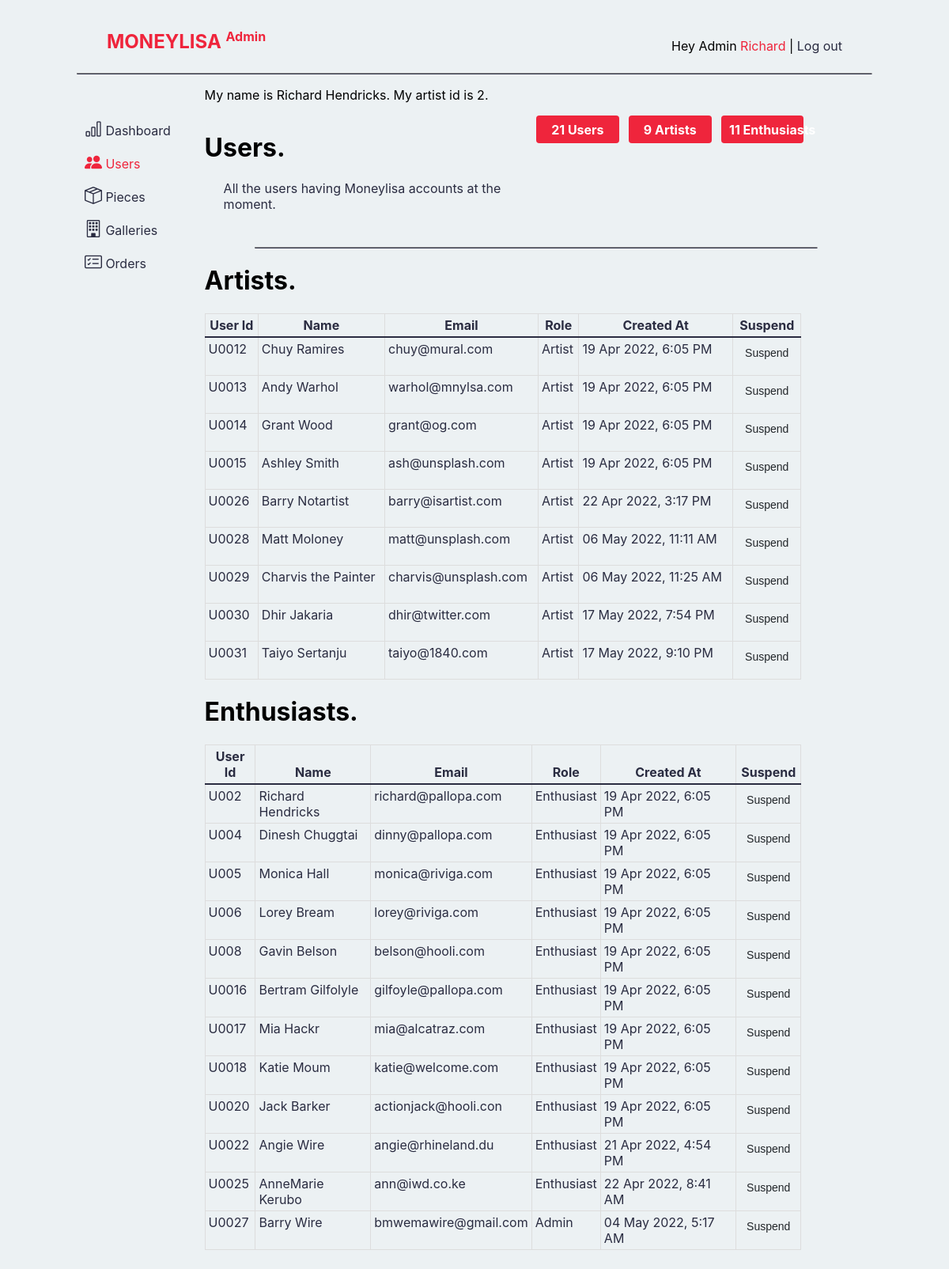
/admin-users.php (signed in), run on the app's committed database.
### tables this page shows
CREATE TABLE `users` (
  `id` int(11) NOT NULL,
  `name` varchar(128) NOT NULL,
  `email` varchar(255) NOT NULL,
  `password_hash` varchar(255) NOT NULL,
  `isAdmin` varchar(20) DEFAULT 'no',
  `isArtist` varchar(20) DEFAULT 'no',
  `created_at` timestamp NOT NULL DEFAULT current_timestamp()
);

### admin-users.php (the view, shortened to what this page needs)
<?php
if (isset($_SESSION['user_id'])) {
    $mysqli = require __DIR__ . '/database.php';
    $sql = "SELECT * FROM users
            WHERE id = {$_SESSION['user_id']}";
    $result = $mysqli->query($sql);
    $user = $result->fetch_assoc();
} else {
    header('Location: home.php');
}
?>
<?php
$sql = "SELECT COUNT(*) AS user_count FROM users";
$user_count_result = $mysqli->query($sql);
$user_count = $user_count_result->fetch_assoc();
$sql = "SELECT COUNT(*) AS artist_count FROM users
        WHERE isArtist = 'yes'";
$artist_count_result = $mysqli->query($sql);
$artist_count = $artist_count_result->fetch_assoc();
$sql = "SELECT COUNT(*) AS admin_count FROM users
        WHERE isAdmin = 'yes'";
$admin_count_result = $mysqli->query($sql);
$admin_count = $admin_count_result->fetch_assoc();
$enth_count = $user_count['user_count'] - ($artist_count['artist_count'] + $admin_count['admin_count']);
?>
<!DOCTYPE html>
<html lang='en'>
<head>
    <link rel='stylesheet' href='styles/main.css'>
    <link rel='stylesheet' href='styles/utility.css'>
    <link rel='stylesheet' href='https://cdn.jsdelivr.net/npm/bootstrap-icons@1.8.1/font/bootstrap-icons.css'>
</head>
<body>
    <?php include __DIR__ . '/admin-navbar.php'; ?>
    <div class='container-flex' style='padding-left:7%; padding-right:8%;'>
        <div class='row'>
            <nav class='col-md-3 col-lg-2 d-md-block'>
                <div class='position-sticky pt-3 background-cultured'>
                    <ul class='nav flex-column'>
                        <li class='nav-item'>
                            <a class='nav-link' href='admin-dashboard.php'>
                                <i class='bi bi-bar-chart' style='font-size: 22px;'></i>
                                Dashboard
                            </a>
                        </li>
                        <li class='nav-item'>
                            <a class='nav-link active' aria-current='page' href='admin-users.php'>
                                <i class='bi bi-people-fill imperial-red' style='font-size: 22px;'></i>
                                Users
                            </a>
                        </li>
                        <li class='nav-item'>
                            <a class='nav-link' href='admin-pieces.php'>
                                <i class='bi bi-box-seam' style='font-size: 22px;'></i>
                                Pieces
                            </a>
                        </li>
                        <li class='nav-item'>
                            <a class='nav-link' href='admin-galleries.php'>
                                <i class='bi bi-building' style='font-size: 22px;'></i>
                                Galleries
                            </a>
                        </li>
                        <li class='nav-item'>
                            <a class='nav-link' href='admin-orders.php'>
                                <i class='bi bi-card-checklist' style='font-size: 22px;'></i>
                                Orders
                            </a>
                        </li>
                    </ul>
                </div>
            </nav>
            <main class='col-md-9 col-lg-10'>
                <?php if (isset($user)) : ?>
                    My name is <?= $user['name'] ?>.
                    My artist id is <?= $user['id'] ?>.
                <?php endif; ?>
                <div class='row'>
                    <div class='col-lg-6 col-md-6 pt-3 pb-2 mb-3'>
                        <h1 class='fs-2'>Users.</h1>
                        <p class='fs-6 ps-4 space-cadet'>
                            All the users having Moneylisa accounts at the moment.
                        </p>
                    </div>
                    <div class='col-lg-6 col-md-6 pt-3 pb-2 mb-3'>
                        <div class='row'>
                            <span class='col-lg-3 badge badge-imperial mr-3'>
                                <?= $user_count['user_count'] ?> <?= $user_count['user_count'] == 1 ? " User" : " Users" ?>
                            </span>
                            <span class='col-lg-3 badge badge-imperial mr-3'>
                                <?= $artist_count['artist_count'] ?> <?= $artist_count['artist_count'] == 1 ? " Artist" : " Artists" ?>
                            </span>
                            <span class='col-lg-3 badge badge-imperial mr-3'>
                                <?= $enth_count ?> <?= $enth_count == 1 ? " Enthusiast" : " Enthusiasts" ?>
                            </span>
                        </div>
                    </div>
                </div>
                <hr class='mobile-hide hr' />
                <h1 class='fs-2'>Artists.</h1>
                <div class='table-responsive'>
                    <table class='table table-striped table-sm'>
                        <thead>
                            <tr>
                                <th scope='col'>User Id</th>
                                <th scope='col'>Name</th>
                                <th scope='col'>Email</th>
                                <th scope='col'>Role</th>
                                <th scope='col'>Created At</th>
                                <th scope='col'>Suspend</th>
                            </tr>
                        </thead>
                        <tbody>
                            <?php
                            $user_sql = "SELECT * FROM users WHERE isArtist = 'yes'";
                            $user_result = $mysqli->query($user_sql);
                            while ($user = $user_result->fetch_assoc()) {
                            ?>
                                <tr>
                                    <td><?= 'U00' . $user['id'] ?></td>
                                    <td><?= $user['name'] ?></td>
                                    <td><?= $user['email'] ?></td>
                                    <td>
                                        <?php
                                        if ($user['isArtist'] == 'yes') {
                                            echo 'Artist';
                                        } else if ($user['isAdmin'] == 'yes') {
                                            echo 'Admin';
                                        } else {
                                            echo 'Enthusiast';
                                        }
                                        ?>
                                    </td>
                                    <td><?= date('d M Y, g:i A', strtotime($user['created_at'])) ?></td>
                                    <td>
                                        <center>
                                            <form action='process-delete-user.php' method='POST'>
                                                <button type='submit' class='btn btn-sm mb-2'>Suspend</button>
                                            </form>
                                        </center>
                                    </td>
                                </tr>
                            <?php  } ?>
                        </tbody>
                    </table>
                </div>
                <h1 class='fs-2'>Enthusiasts.</h1>
                <div class='table-responsive'>
                    <table class='table table-striped table-sm'>
                        <thead>
                            <tr>
                                <th scope='col'>User Id</th>
                                <th scope='col'>Name</th>
                                <th scope='col'>Email</th>
                                <th scope='col'>Role</th>
                                <th scope='col'>Created At</th>
                                <th scope='col'>Suspend</th>
                            </tr>
                        </thead>
                        <tbody>
                            <?php
                            $user_sql = "SELECT * FROM users WHERE isArtist = 'no'";
                            $user_result = $mysqli->query($user_sql);
                            while ($user = $user_result->fetch_assoc()) {
                            ?>
                                <tr>
                                    <td><?= 'U00' . $user['id'] ?></td>
                                    <td><?= $user['name'] ?></td>
                                    <td><?= $user['email'] ?></td>
                                    <td>
                                        <?php
                                        if ($user['isArtist'] == 'yes') {
                                            echo 'Artist';
                                        } else if ($user['isAdmin'] == 'yes') {
                                            echo 'Admin';
                                        } else {
                                            echo 'Enthusiast';
                                        }
                                        ?>
                                    </td>
                                    <td><?= date('d M Y, g:i A', strtotime($user['created_at'])) ?></td>
                                    <td>
                                        <center>
                                            <form action='process-delete-user.php' method='POST'>
                                                <button type='submit' class='btn btn-sm mb-2'>Suspend</button>
                                            </form>
                                        </center>
                                    </td>
                                </tr>
                            <?php  } ?>
                        </tbody>
                    </table>
                </div>
            </main>
        </div>
    </div>
</body>
</html>

### admin-navbar.php (shortened to what this page needs)
<nav class='navbar sticky-top mobile-hide'>
    <div class='container'>
        <a href='admin-dashboard.php' class='nav-header mr-5'>
            MONEYLISA <sup><span class='fs-6'>Admin</span></sup>
        </a>
        <ul class='navbar-nav'>
            <li class='nav-item'>
                <?php if (isset($user)) : ?>
                    <p>
                        Hey Admin
                        <a href='artist-dashboard.php?id=<?= $user['id'] ?>'>
                            <?= substr($user['name'], 0, strpos($user['name'], ' ')) ?>
                        </a>
                        |
                        <a href='logout.php' class='space-cadet'>Log out</a>
                    </p>
                <?php else : ?>
                    <div class='col-lg-12'>
                        <p><a href='signin.php'>Sign In</a> or <a href='signup.html'>Sign Up</a></p>
                    </div>
                <?php endif; ?>
            </li>
        </ul>
    </div>
    <hr class='mobile-hide hr' />
</nav>

### styles/main.css (style rules this page uses)
:root { --space-cadet: #2b2d42ff; --space-cadet-light: #2b2d42ff; --manatee: #8d99aeff; --cultured: #edf2f4ff; --imperial-red: #ef233cff; --imperial-red-light: #f25f5cff; --space-cadet: hsla(235, 21%, 21%, 1); --manatee: hsla(218, 17%, 62%, 1); --cultured: hsla(197, 24%, 94%, 1); --imperial-red: hsla(353, 86%, 54%, 1); --inter: -apple-system, BlinkMacSystemFont, 'Inter', 'Segoe UI', 'Roboto', 'Oxygen', 'Ubuntu', 'Cantarell', 'Fira Sans', 'Droid Sans', 'Helvetica Neue', sans-serif; }
.navbar { position: relative; display: flex; flex-wrap: wrap; align-items: center; justify-content: space-between; padding-top: 0.5rem; padding-bottom: 0.5rem; background-color: var(--cultured); }
.sticky-top { position: -webkit-sticky; position: sticky; top: 0; z-index: 1020; }
.navbar > .container, .navbar > .container-fluid, .navbar > .container-flex { display: flex; flex-wrap: inherit; align-items: center; justify-content: space-between; }
.navbar-nav { display: flex; flex-direction: column; padding-left: 0; margin-bottom: 0; list-style: none; }
.nav { display: flex; flex-wrap: wrap; padding-left: 0; margin-bottom: 0; list-style: none; }
.nav-link { display: block; padding: 0.5rem 1rem; color: var(--space-cadet); text-decoration: none; transition: color 0.15s ease-in-out, background-color 0.15s ease-in-out, border-color 0.15s ease-in-out, text-decoration 0.25s ease-in-out; }
.active { color: var(--imperial-red); }
body { font-family: var(--inter); background-color: var(--cultured); }
a { color: var(--imperial-red); text-decoration: none; }
.nav-header { font-size: 1.5rem; font-weight: 700; color: var(--imperial-red); text-decoration: none solid 5px var(--space-cadet); }
.space-cadet { color: var(--space-cadet); }
.background-cultured { background-color: var(--cultured) !important; }
.imperial-red { color: var(--imperial-red); }
.hr { width: 85%; border-bottom: solid 1px var(--space-cadet); }
* { box-sizing: border-box; }
.container { width: 100%; padding-left: 15px; padding-right: 15px; margin: 0 auto; }
.container-flex { width: 100%; padding-left: 10%; padding-right: 10%; margin: auto; }
.row { --gutter-x: 1.5rem; --gutter-x: 0; display: flex; flex-wrap: wrap; margin-top: calc(-1 * var(--gutter-y)); margin-right: calc(-0.5 * var(--gutter-x)); margin-left: calc(-0.5 * var(--gutter-x)); }
.row > * { flex-shrink: 0; width: 100%; max-width: 100%; padding-right: calc(var(--gutter-x) * 0.5); padding-left: calc(var(--gutter-x) * 0.5); margin-top: var(--gutter-y); }
.flex-column { flex-direction: column; }
.table { --table-accent-bg: transparent; --table-striped-bg: var(--cultured); width: 90%; margin-bottom: 1rem; color: var(--space-cadet); vertical-align: top; border-color: var(--space-cadet); border-collapse: collapse; }
.table > :not(caption) > * > * { padding: 0.5rem 0.5rem; border-bottom-width: 1px; }
.table td, .table th { border: 1px solid #ddd; padding: 8px; }
.table > tbody { vertical-align: inherit; }
.table > thead { color: var(--); vertical-align: bottom; }
.table > :not(:first-child) { border-top: 2px solid currentColor; }
.table-striped > tbody > tr:nth-of-type(odd) > * { --table-accent-bg: var(--table-striped-bg); color: var(--table-striped-color); }
.table-sm > :not(caption) > * > * { padding: 0.25rem 0.25rem; }
.btn { display: inline-block; font-weight: 400; line-height: 1.5; color: #212529; text-align: center; text-decoration: none; vertical-align: middle; cursor: select; -webkit-user-select: none; -moz-user-select: none; user-select: none; background-color: transparent; border: 1px solid transparent; padding: 0.375rem 0.75rem; font-size: 1rem; border-radius: 0.25rem; transition: color 0.15s ease-in-out, background-color 0.15s ease-in-out, border-color 0.15s ease-in-out, box-shadow 0.15s ease-in-out; }
.btn-sm { padding: 0.25rem 0.5rem; font-size: 0.875rem; border-radius: 0.2rem; }
.badge { display: inline-block; padding: 0.35em 0.65em; font-size: 1em; font-weight: 700; line-height: 1.5; color: #fff; text-align: center; white-space: nowrap; vertical-align: baseline; border-radius: 0.25rem; }
.badge-imperial { background-color: var(--imperial-red); }
.position-sticky { position: -webkit-sticky !important; position: sticky !important; }

### data on the page
users: name "Richard", name "Richard Hendricks", id "2", email "richard@pallopa.com", isArtist "Enthusiast", created_at "19 Apr 2022, 6:05 PM"
users: id "12", name "Chuy Ramires", email "chuy@mural.com", isArtist "Artist", created_at "19 Apr 2022, 6:05 PM"
users: id "13", name "Andy Warhol", email "warhol@mnylsa.com", isArtist "Artist", created_at "19 Apr 2022, 6:05 PM"
users: id "14", name "Grant Wood", email "grant@og.com", isArtist "Artist", created_at "19 Apr 2022, 6:05 PM"
users: id "15", name "Ashley Smith", email "ash@unsplash.com", isArtist "Artist", created_at "19 Apr 2022, 6:05 PM"
users: id "26", name "Barry Notartist", email "barry@isartist.com", isArtist "Artist", created_at "22 Apr 2022, 3:17 PM"
users: id "28", name "Matt Moloney", email "matt@unsplash.com", isArtist "Artist", created_at "06 May 2022, 11:11 AM"
users: id "29", name "Charvis the Painter", email "charvis@unsplash.com", isArtist "Artist", created_at "06 May 2022, 11:25 AM"
users: id "30", name "Dhir Jakaria", email "dhir@twitter.com", isArtist "Artist", created_at "17 May 2022, 7:54 PM"
users: id "31", name "Taiyo Sertanju", email "taiyo@1840.com", isArtist "Artist", created_at "17 May 2022, 9:10 PM"
users: id "4", name "Dinesh Chuggtai", email "dinny@pallopa.com", isArtist "Enthusiast", created_at "19 Apr 2022, 6:05 PM"
users: id "5", name "Monica Hall", email "monica@riviga.com", isArtist "Enthusiast", created_at "19 Apr 2022, 6:05 PM"
users: id "6", name "Lorey Bream", email "lorey@riviga.com", isArtist "Enthusiast", created_at "19 Apr 2022, 6:05 PM"
users: id "8", name "Gavin Belson", email "belson@hooli.com", isArtist "Enthusiast", created_at "19 Apr 2022, 6:05 PM"
users: id "16", name "Bertram Gilfolyle", email "gilfoyle@pallopa.com", isArtist "Enthusiast", created_at "19 Apr 2022, 6:05 PM"
users: id "17", name "Mia Hackr", email "mia@alcatraz.com", isArtist "Enthusiast", created_at "19 Apr 2022, 6:05 PM"
users: id "18", name "Katie Moum", email "katie@welcome.com", isArtist "Enthusiast", created_at "19 Apr 2022, 6:05 PM"
users: id "20", name "Jack Barker", email "actionjack@hooli.con", isArtist "Enthusiast", created_at "19 Apr 2022, 6:05 PM"
users: id "22", name "Angie Wire", email "angie@rhineland.du", isArtist "Enthusiast", created_at "21 Apr 2022, 4:54 PM"
users: id "25", name "AnneMarie Kerubo", email "ann@iwd.co.ke", isArtist "Enthusiast", created_at "22 Apr 2022, 8:41 AM"
users: id "27", name "Barry Wire", email "bmwemawire@gmail.com", isArtist "Admin", created_at "04 May 2022, 5:17 AM"

### other printed values
$user_count['user_count'] "21"
$artist_count['artist_count'] "9"
$enth_count "11"
